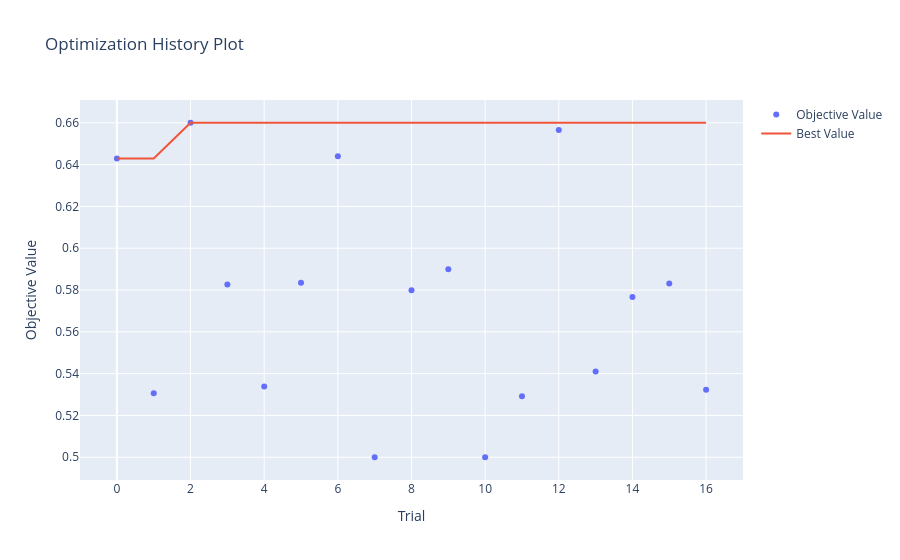
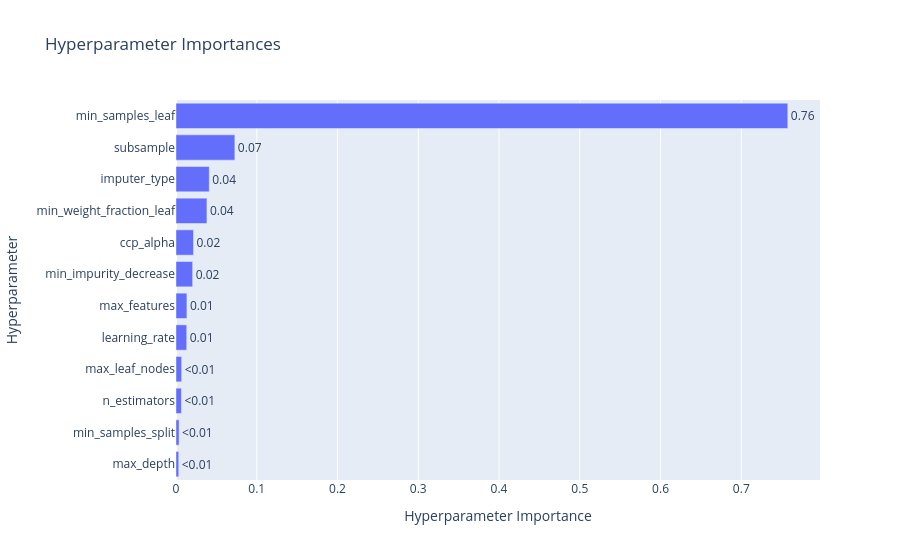
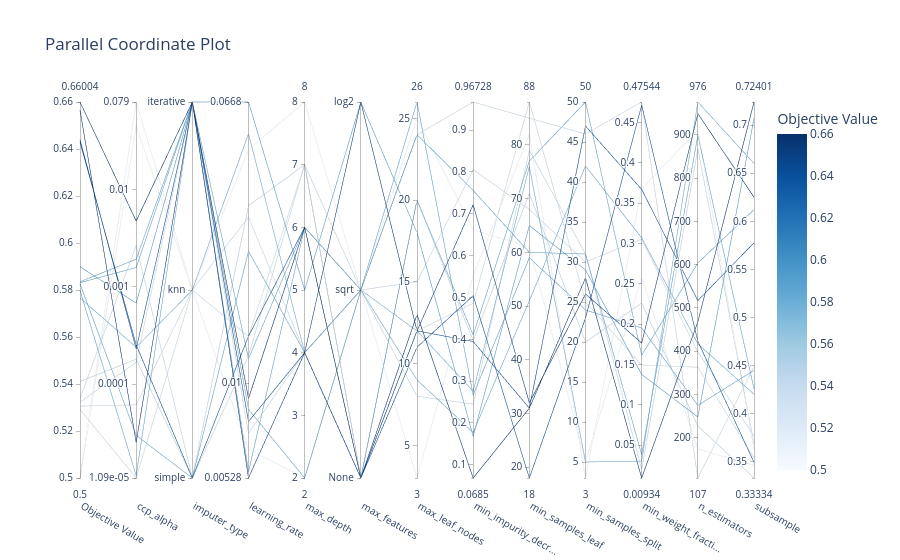

The notebook cell these images were saved under, in order:
### Code cell
import optuna
import numpy as np
import warnings
from sklearn.metrics import roc_auc_score
from sklearn.model_selection import TimeSeriesSplit
from optuna.visualization import (
    plot_optimization_history, 
    plot_param_importances, 
    plot_parallel_coordinate
)
from optuna.samplers import TPESampler
from sklearn.ensemble import GradientBoostingClassifier
from sklearn.utils.class_weight import compute_sample_weight
from sklearn.pipeline import make_pipeline
from sklearn.impute import SimpleImputer
from sklearn.impute import KNNImputer
from sklearn.experimental import enable_iterative_imputer
from sklearn.impute import IterativeImputer

# Parameter tuning settings

timeout_seconds = 60*60*0.5
no_improvement_trials = 100

# Split the 1k dataset to evaluate on holdout after tuning
# Had problem with overfitting and extreme bad results on last 200 rows so switched the order

X_tuning = train_1k_X.tail(800)
y_tuning = train_1k_y_cat.tail(800)
X_val_holdout = train_1k_X.head(200)
y_val_holdout = train_1k_y_cat.head(200)

def objective_gbm(trial):

    params = {
        "n_estimators": trial.suggest_int("n_estimators", 100, 1000), # Number of boosting rounds
        "learning_rate": trial.suggest_float("learning_rate", 0.005, 0.2, log=True), # Step size
        "max_depth": trial.suggest_int("max_depth", 2, 8), # Max tree depth
        "subsample": trial.suggest_float("subsample", 0.3, 0.8), # Fraction of samples used for training each tree
        "min_samples_split": trial.suggest_int("min_samples_split", 2, 50), # Min samples required to split a node
        "min_samples_leaf": trial.suggest_int("min_samples_leaf", 15, 100), # Min samples required in a leaf node
        "min_weight_fraction_leaf": trial.suggest_float("min_weight_fraction_leaf", 0, 0.5), # Min weight fraction required in a leaf node
        "min_impurity_decrease": trial.suggest_float("min_impurity_decrease", 0, 1.0), # Min impurity decrease required to make a split
        "max_features": trial.suggest_categorical("max_features", ["sqrt", "log2", None]), # Number of features to consider when looking for the best split
        "max_leaf_nodes": trial.suggest_int("max_leaf_nodes", 3, 31), # Max leaf nodes in the tree
        "ccp_alpha": trial.suggest_float("ccp_alpha", 1e-5, 0.1, log=True), # Complexity parameter for pruning
        "random_state": 42, # Fixed random state for reproducibility
        "verbose": 0, # Set to 0 to disable verbose output during training
    }

    imputer_type = trial.suggest_categorical("imputer_type", ["simple", "knn", "iterative"])
    
    if imputer_type == "simple":
        strategy = trial.suggest_categorical("simple_strategy", ["mean", "median", "most_frequent"])
        imputer = SimpleImputer(strategy=strategy)
        
    elif imputer_type == "knn": # K Nearest Neighbors Imputer
        n_neighbors = trial.suggest_int("knn_neighbors", 3, 15)
        imputer = KNNImputer(n_neighbors=n_neighbors)
        
    else: # iterative
        imputer = IterativeImputer(max_iter=10, random_state=42)

    full_pipeline = make_pipeline(
        numeric_preprocessor,
        imputer,
        GradientBoostingClassifier(**params)
    )
    
    tscv = TimeSeriesSplit(n_splits=3)
    cv_scores = []
    
    for train_idx, val_idx in tscv.split(X_tuning):
        X_tr, X_val = X_tuning.iloc[train_idx], X_tuning.iloc[val_idx]
        y_tr, y_val = y_tuning.iloc[train_idx], y_tuning.iloc[val_idx]
        
        with warnings.catch_warnings():
            warnings.simplefilter("ignore")
            full_pipeline.fit(X_tr, y_tr)
        
        preds = full_pipeline.predict_proba(X_val)[:, 1]
        cv_scores.append(roc_auc_score(y_val, preds))
        
    return np.mean(cv_scores)

def stop_optuna(study, trial): # Custom callback to stop optimization if no improvement in best AUC for a certain number of trials
    if study.best_trial.number + no_improvement_trials <= trial.number:
        print(f"\n[Early Stop] No improvement in {no_improvement_trials} trials. Stopping optimization.")
        study.stop()

study_gbm = optuna.create_study(direction="maximize", sampler=TPESampler(seed=42))
study_gbm.optimize(objective_gbm, timeout=timeout_seconds, n_jobs=-1, callbacks=[stop_optuna])

print("\n" + "="*40)
print(f"BEST AUC: {study_gbm.best_value:.4f}")
print("BEST PARAMETERS:")

print("best_params = {")
for k, v in study_gbm.best_params.items():
    if isinstance(v, str):
        print(f'    "{k}": "{v}",')
    else:
        print(f'    "{k}": {v},')
print("}")

print("\n--- PARAMETER IMPORTANCE ---")
importances = optuna.importance.get_param_importances(study_gbm)
for param, importance in importances.items():
    print(f"  {param:20}: {importance:.4f}")
print("="*40)


fig1 = plot_optimization_history(study_gbm)
fig1.show()
    
fig2 = plot_param_importances(study_gbm)
fig2.show()
    
fig3 = plot_parallel_coordinate(
    study_gbm,
    params=[
        "n_estimators", "learning_rate", "max_depth", "subsample", 
        "min_samples_split", "min_samples_leaf", "min_weight_fraction_leaf",
        "min_impurity_decrease", "max_features", "max_leaf_nodes",
        "ccp_alpha", "imputer_type"
    ]
)
fig3.show()
    
fig1.write_html("hyperparameter_tuning/GBM/Classification/optuna_gbm_1k_history.html")
fig2.write_html("hyperparameter_tuning/GBM/Classification/optuna_gbm_1k_importance.html")
fig3.write_html("hyperparameter_tuning/GBM/Classification/optuna_gbm_1k_parallel.html")

### Figure 1 — Plotly figure (JSON) as saved in the notebook; plotly's stock layout.template omitted (floating-point values rounded to 4 significant figures)
{"data": [{"mode": "markers", "name": "Objective Value", "type": "scatter", "x": [0, 1, 2, 3, 4, 5, 6, 7, 8, 9, 10, 11, 12, 13, 14, 15, 16], "y": [0.643, 0.5306, 0.66, 0.5826, 0.5338, 0.5835, 0.644, 0.5, 0.5799, 0.5899, 0.5, 0.5292, 0.6565, 0.5411, 0.5766, 0.5831, 0.5322]}, {"mode": "lines", "name": "Best Value", "type": "scatter", "x": [0, 1, 2, 3, 4, 5, 6, 7, 8, 9, 10, 11, 12, 13, 14, 15, 16], "y": [0.643, 0.643, 0.66, 0.66, 0.66, 0.66, 0.66, 0.66, 0.66, 0.66, 0.66, 0.66, 0.66, 0.66, 0.66, 0.66, 0.66]}, {"marker": {"color": "#cccccc"}, "mode": "markers", "name": "Infeasible Trial", "showlegend": false, "type": "scatter", "x": [], "y": []}], "layout": {"title": {"text": "Optimization History Plot"}, "xaxis": {"title": {"text": "Trial"}}, "yaxis": {"title": {"text": "Objective Value"}}}}

### Figure 2 — Plotly figure (JSON) as saved in the notebook; plotly's stock layout.template omitted (floating-point values rounded to 4 significant figures)
{"data": [{"cliponaxis": false, "hovertemplate": ["max_depth (IntDistribution): 0.0033966096491659954<extra></extra>", "min_samples_split (IntDistribution): 0.0038128276057108022<extra></extra>", "n_estimators (IntDistribution): 0.006709785503318006<extra></extra>", "max_leaf_nodes (IntDistribution): 0.006999524403147241<extra></extra>", "learning_rate (FloatDistribution): 0.013289192662112424<extra></extra>", "max_features (CategoricalDistribution): 0.013518515530444869<extra></extra>", "min_impurity_decrease (FloatDistribution): 0.020620787494579837<extra></extra>", "ccp_alpha (FloatDistribution): 0.021683034534886205<extra></extra>", "min_weight_fraction_leaf (FloatDistribution): 0.03831229595790275<extra></extra>", "imputer_type (CategoricalDistribution): 0.041191422955814065<extra></extra>", "subsample (FloatDistribution): 0.07287668420790806<extra></extra>", "min_samples_leaf (IntDistribution): 0.7575893194950097<extra></extra>"], "name": "Objective Value", "orientation": "h", "text": ["<0.01", "<0.01", "<0.01", "<0.01", "0.01", "0.01", "0.02", "0.02", "0.04", "0.04", "0.07", "0.76"], "textposition": "outside", "type": "bar", "x": [0.003397, 0.003813, 0.00671, 0.007, 0.01329, 0.01352, 0.02062, 0.02168, 0.03831, 0.04119, 0.07288, 0.7576], "y": ["max_depth", "min_samples_split", "n_estimators", "max_leaf_nodes", "learning_rate", "max_features", "min_impurity_decrease", "ccp_alpha", "min_weight_fraction_leaf", "imputer_type", "subsample", "min_samples_leaf"]}], "layout": {"title": {"text": "Hyperparameter Importances"}, "xaxis": {"title": {"text": "Hyperparameter Importance"}}, "yaxis": {"title": {"text": "Hyperparameter"}}}}

### Figure 3 — Plotly figure (JSON) as saved in the notebook; plotly's stock layout.template omitted (floating-point values rounded to 4 significant figures)
{"data": [{"dimensions": [{"label": "Objective Value", "range": [0.5, 0.66], "values": [0.643, 0.5306, 0.66, 0.5826, 0.5338, 0.5835, 0.644, 0.5, 0.5799, 0.5899, 0.5, 0.5292, 0.6565, 0.5411, 0.5766, 0.5831, 0.5322]}, {"label": "ccp_alpha", "range": [-4.964, -1.103], "ticktext": ["1.09e-05", "0.0001", "0.001", "0.01", "0.079"], "tickvals": [-4.964, -4, -3, -2, -1.103], "values": [-3.597, -4.213, -2.325, -4.527, -2.577, -2.717, -3.637, -1.347, -4.941, -3.168, -1.103, -4.964, -4.598, -3.745, -3.621, -2.803, -3.777]}, {"label": "imputer_type", "range": [0, 2], "ticktext": ["simple", "knn", "iterative"], "tickvals": [0, 1, 2], "values": [0, 1, 2, 0, 0, 2, 2, 1, 2, 2, 1, 1, 2, 0, 1, 2, 2]}, {"label": "learning_rate", "range": [-2.278, -1.175], "ticktext": ["0.00528", "0.01", "0.0668"], "tickvals": [-2.278, -2, -1.175], "values": [-1.862, -1.513, -2.045, -1.613, -1.92, -2.26, -2.112, -1.315, -2.076, -1.175, -2.194, -1.862, -2.278, -1.48, -1.269, -1.928, -2.147]}, {"label": "max_depth", "range": [2, 8], "values": [6, 4, 6, 4, 7, 6, 4, 8, 2, 5, 2, 7, 4, 7, 4, 6, 4]}, {"label": "max_features", "range": [0, 2], "ticktext": ["None", "sqrt", "log2"], "tickvals": [0, 1, 2], "values": [0, 1, 0, 0, 1, 1, 0, 1, 1, 2, 1, 0, 2, 0, 1, 1, 1]}, {"label": "max_leaf_nodes", "range": [3, 26], "values": [11, 24, 13, 20, 8, 26, 12, 25, 9, 18, 3, 12, 12, 20, 12, 24, 15]}, {"label": "min_impurity_decr...", "range": [0.0685, 0.9673], "values": [0.5044, 0.9673, 0.0685, 0.4105, 0.245, 0.2669, 0.3947, 0.6617, 0.1772, 0.168, 0.5518, 0.4861, 0.7217, 0.3966, 0.2757, 0.7559, 0.8055]}, {"label": "min_samples_leaf", "range": [18, 88], "values": [18, 85, 31, 77, 79, 59, 31, 61, 51, 65, 82, 88, 32, 71, 76, 60, 68]}, {"label": "min_samples_split", "range": [3, 50], "values": [23, 46, 28, 50, 31, 24, 47, 5, 42, 29, 3, 25, 26, 20, 5, 31, 30]}, {"label": "min_weight_fracti...", "range": [0.009342, 0.4754], "values": [0.4715, 0.4754, 0.009342, 0.1615, 0.01975, 0.1953, 0.3671, 0.2572, 0.3071, 0.1377, 0.3681, 0.1494, 0.1766, 0.2262, 0.03028, 0.03823, 0.3054]}, {"label": "n_estimators", "range": [107, 976], "values": [423, 107, 468, 604, 868, 275, 517, 174, 417, 248, 911, 363, 949, 227, 976, 899, 398]}, {"label": "subsample", "range": [0.3333, 0.724], "values": [0.3496, 0.4491, 0.724, 0.6121, 0.3688, 0.4451, 0.5778, 0.3466, 0.4203, 0.7068, 0.3629, 0.3542, 0.6251, 0.3333, 0.6602, 0.426, 0.3769]}], "labelangle": 30, "labelside": "bottom", "line": {"color": [0.643, 0.5306, 0.66, 0.5826, 0.5338, 0.5835, 0.644, 0.5, 0.5799, 0.5899, 0.5, 0.5292, 0.6565, 0.5411, 0.5766, 0.5831, 0.5322], "colorbar": {"title": {"text": "Objective Value"}}, "colorscale": [[0, "rgb(247,251,255)"], [0.125, "rgb(222,235,247)"], [0.25, "rgb(198,219,239)"], [0.375, "rgb(158,202,225)"], [0.5, "rgb(107,174,214)"], [0.625, "rgb(66,146,198)"], [0.75, "rgb(33,113,181)"], [0.875, "rgb(8,81,156)"], [1, "rgb(8,48,107)"]], "reversescale": false, "showscale": true}, "type": "parcoords"}], "layout": {"title": {"text": "Parallel Coordinate Plot"}}}
